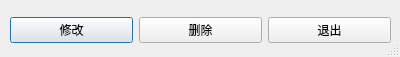
<?xml version="1.0" encoding="UTF-8"?>
<ui version="4.0">
 <class>Dialog</class>
 <widget class="QDialog" name="Dialog">
  <property name="geometry">
   <rect>
    <x>0</x>
    <y>0</y>
    <width>400</width>
    <height>57</height>
   </rect>
  </property>
  <property name="windowTitle">
   <string>Dialog</string>
  </property>
  <property name="sizeGripEnabled">
   <bool>true</bool>
  </property>
  <widget class="QWidget" name="horizontalLayoutWidget">
   <property name="geometry">
    <rect>
     <x>10</x>
     <y>10</y>
     <width>381</width>
     <height>41</height>
    </rect>
   </property>
   <layout class="QHBoxLayout" name="horizontalLayout">
    <item>
     <widget class="QPushButton" name="pushButton">
      <property name="text">
       <string>修改</string>
      </property>
     </widget>
    </item>
    <item>
     <widget class="QPushButton" name="pushButton_2">
      <property name="text">
       <string>删除</string>
      </property>
     </widget>
    </item>
    <item>
     <widget class="QPushButton" name="pushButton_3">
      <property name="text">
       <string>退出</string>
      </property>
     </widget>
    </item>
   </layout>
  </widget>
 </widget>
 <resources/>
 <connections>
  <connection>
   <sender>pushButton_3</sender>
   <signal>clicked()</signal>
   <receiver>Dialog</receiver>
   <slot>close()</slot>
   <hints>
    <hint type="sourcelabel">
     <x>298</x>
     <y>33</y>
    </hint>
    <hint type="destinationlabel">
     <x>266</x>
     <y>10</y>
    </hint>
   </hints>
  </connection>
 </connections>
</ui>
